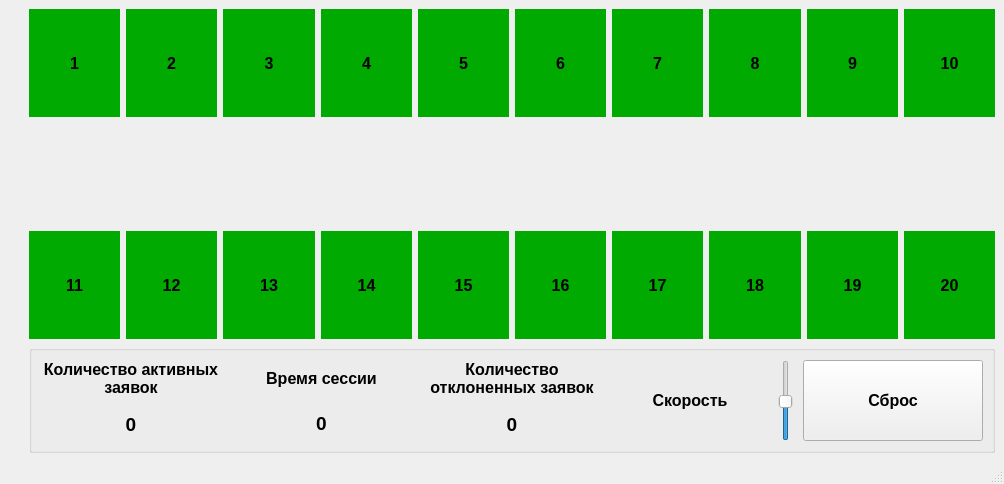
<?xml version="1.0" encoding="UTF-8"?>
<ui version="4.0">
 <class>MainWindow</class>
 <widget class="QMainWindow" name="MainWindow">
  <property name="geometry">
   <rect>
    <x>0</x>
    <y>0</y>
    <width>1004</width>
    <height>484</height>
   </rect>
  </property>
  <property name="windowTitle">
   <string>MainWindow</string>
  </property>
  <widget class="QWidget" name="centralwidget">
   <property name="enabled">
    <bool>true</bool>
   </property>
   <layout class="QGridLayout" name="gridLayout_3">
    <item row="2" column="1">
     <layout class="QGridLayout" name="gridLayout_2">
      <item row="0" column="9">
       <widget class="QLabel" name="label_20">
        <property name="font">
         <font>
          <pointsize>12</pointsize>
          <weight>75</weight>
          <bold>true</bold>
         </font>
        </property>
        <property name="styleSheet">
         <string notr="true">background-color: rgb(0, 170, 0);
background-color: qlineargradient(spread:pad, x1:0, y1:0, x2:0, y2:1, stop:0 rgba(255, 0, 0, 255), stop:0.339795 rgba(255, 0, 0, 255), stop:0.339799 rgba(255, 255, 255, 255), stop:0.662444 rgba(255, 255, 255, 255), stop:0.662469 rgba(0, 0, 255, 255), stop:1 rgba(0, 0, 255, 255));
background-color: rgb(0, 170, 0);</string>
        </property>
        <property name="text">
         <string>20</string>
        </property>
        <property name="alignment">
         <set>Qt::AlignCenter</set>
        </property>
       </widget>
      </item>
      <item row="0" column="5">
       <widget class="QLabel" name="label_16">
        <property name="font">
         <font>
          <pointsize>12</pointsize>
          <weight>75</weight>
          <bold>true</bold>
         </font>
        </property>
        <property name="styleSheet">
         <string notr="true">background-color: rgb(0, 170, 0);
background-color: qlineargradient(spread:pad, x1:0, y1:0, x2:0, y2:1, stop:0 rgba(255, 0, 0, 255), stop:0.339795 rgba(255, 0, 0, 255), stop:0.339799 rgba(255, 255, 255, 255), stop:0.662444 rgba(255, 255, 255, 255), stop:0.662469 rgba(0, 0, 255, 255), stop:1 rgba(0, 0, 255, 255));
background-color: rgb(0, 170, 0);</string>
        </property>
        <property name="text">
         <string>16</string>
        </property>
        <property name="alignment">
         <set>Qt::AlignCenter</set>
        </property>
       </widget>
      </item>
      <item row="0" column="2">
       <widget class="QLabel" name="label_13">
        <property name="font">
         <font>
          <pointsize>12</pointsize>
          <weight>75</weight>
          <bold>true</bold>
         </font>
        </property>
        <property name="styleSheet">
         <string notr="true">background-color: rgb(0, 170, 0);
background-color: qlineargradient(spread:pad, x1:0, y1:0, x2:0, y2:1, stop:0 rgba(255, 0, 0, 255), stop:0.339795 rgba(255, 0, 0, 255), stop:0.339799 rgba(255, 255, 255, 255), stop:0.662444 rgba(255, 255, 255, 255), stop:0.662469 rgba(0, 0, 255, 255), stop:1 rgba(0, 0, 255, 255));
background-color: rgb(0, 170, 0);</string>
        </property>
        <property name="text">
         <string>13</string>
        </property>
        <property name="alignment">
         <set>Qt::AlignCenter</set>
        </property>
       </widget>
      </item>
      <item row="0" column="0">
       <widget class="QLabel" name="label_11">
        <property name="font">
         <font>
          <pointsize>12</pointsize>
          <weight>75</weight>
          <bold>true</bold>
         </font>
        </property>
        <property name="styleSheet">
         <string notr="true">background-color: rgb(0, 170, 0);
background-color: qlineargradient(spread:pad, x1:0, y1:0, x2:0, y2:1, stop:0 rgba(255, 0, 0, 255), stop:0.339795 rgba(255, 0, 0, 255), stop:0.339799 rgba(255, 255, 255, 255), stop:0.662444 rgba(255, 255, 255, 255), stop:0.662469 rgba(0, 0, 255, 255), stop:1 rgba(0, 0, 255, 255));
background-color: rgb(0, 170, 0);</string>
        </property>
        <property name="text">
         <string>11</string>
        </property>
        <property name="alignment">
         <set>Qt::AlignCenter</set>
        </property>
       </widget>
      </item>
      <item row="0" column="3">
       <widget class="QLabel" name="label_14">
        <property name="font">
         <font>
          <pointsize>12</pointsize>
          <weight>75</weight>
          <bold>true</bold>
         </font>
        </property>
        <property name="styleSheet">
         <string notr="true">background-color: rgb(0, 170, 0);
background-color: qlineargradient(spread:pad, x1:0, y1:0, x2:0, y2:1, stop:0 rgba(255, 0, 0, 255), stop:0.339795 rgba(255, 0, 0, 255), stop:0.339799 rgba(255, 255, 255, 255), stop:0.662444 rgba(255, 255, 255, 255), stop:0.662469 rgba(0, 0, 255, 255), stop:1 rgba(0, 0, 255, 255));
background-color: rgb(0, 170, 0);</string>
        </property>
        <property name="text">
         <string>14</string>
        </property>
        <property name="alignment">
         <set>Qt::AlignCenter</set>
        </property>
       </widget>
      </item>
      <item row="0" column="8">
       <widget class="QLabel" name="label_19">
        <property name="font">
         <font>
          <pointsize>12</pointsize>
          <weight>75</weight>
          <bold>true</bold>
         </font>
        </property>
        <property name="styleSheet">
         <string notr="true">background-color: rgb(0, 170, 0);
background-color: qlineargradient(spread:pad, x1:0, y1:0, x2:0, y2:1, stop:0 rgba(255, 0, 0, 255), stop:0.339795 rgba(255, 0, 0, 255), stop:0.339799 rgba(255, 255, 255, 255), stop:0.662444 rgba(255, 255, 255, 255), stop:0.662469 rgba(0, 0, 255, 255), stop:1 rgba(0, 0, 255, 255));
background-color: rgb(0, 170, 0);</string>
        </property>
        <property name="text">
         <string>19</string>
        </property>
        <property name="alignment">
         <set>Qt::AlignCenter</set>
        </property>
       </widget>
      </item>
      <item row="0" column="4">
       <widget class="QLabel" name="label_15">
        <property name="font">
         <font>
          <pointsize>12</pointsize>
          <weight>75</weight>
          <bold>true</bold>
         </font>
        </property>
        <property name="styleSheet">
         <string notr="true">background-color: rgb(0, 170, 0);
background-color: qlineargradient(spread:pad, x1:0, y1:0, x2:0, y2:1, stop:0 rgba(255, 0, 0, 255), stop:0.339795 rgba(255, 0, 0, 255), stop:0.339799 rgba(255, 255, 255, 255), stop:0.662444 rgba(255, 255, 255, 255), stop:0.662469 rgba(0, 0, 255, 255), stop:1 rgba(0, 0, 255, 255));
background-color: rgb(0, 170, 0);</string>
        </property>
        <property name="text">
         <string>15</string>
        </property>
        <property name="alignment">
         <set>Qt::AlignCenter</set>
        </property>
       </widget>
      </item>
      <item row="0" column="1">
       <widget class="QLabel" name="label_12">
        <property name="font">
         <font>
          <pointsize>12</pointsize>
          <weight>75</weight>
          <bold>true</bold>
         </font>
        </property>
        <property name="styleSheet">
         <string notr="true">background-color: rgb(0, 170, 0);
background-color: qlineargradient(spread:pad, x1:0, y1:0, x2:0, y2:1, stop:0 rgba(255, 0, 0, 255), stop:0.339795 rgba(255, 0, 0, 255), stop:0.339799 rgba(255, 255, 255, 255), stop:0.662444 rgba(255, 255, 255, 255), stop:0.662469 rgba(0, 0, 255, 255), stop:1 rgba(0, 0, 255, 255));
background-color: rgb(0, 170, 0);</string>
        </property>
        <property name="text">
         <string>12</string>
        </property>
        <property name="alignment">
         <set>Qt::AlignCenter</set>
        </property>
       </widget>
      </item>
      <item row="0" column="6">
       <widget class="QLabel" name="label_17">
        <property name="font">
         <font>
          <pointsize>12</pointsize>
          <weight>75</weight>
          <bold>true</bold>
         </font>
        </property>
        <property name="styleSheet">
         <string notr="true">background-color: rgb(0, 170, 0);
background-color: qlineargradient(spread:pad, x1:0, y1:0, x2:0, y2:1, stop:0 rgba(255, 0, 0, 255), stop:0.339795 rgba(255, 0, 0, 255), stop:0.339799 rgba(255, 255, 255, 255), stop:0.662444 rgba(255, 255, 255, 255), stop:0.662469 rgba(0, 0, 255, 255), stop:1 rgba(0, 0, 255, 255));
background-color: rgb(0, 170, 0);</string>
        </property>
        <property name="text">
         <string>17</string>
        </property>
        <property name="alignment">
         <set>Qt::AlignCenter</set>
        </property>
       </widget>
      </item>
      <item row="0" column="7">
       <widget class="QLabel" name="label_18">
        <property name="font">
         <font>
          <pointsize>12</pointsize>
          <weight>75</weight>
          <bold>true</bold>
         </font>
        </property>
        <property name="styleSheet">
         <string notr="true">background-color: rgb(0, 170, 0);
background-color: qlineargradient(spread:pad, x1:0, y1:0, x2:0, y2:1, stop:0 rgba(255, 0, 0, 255), stop:0.339795 rgba(255, 0, 0, 255), stop:0.339799 rgba(255, 255, 255, 255), stop:0.662444 rgba(255, 255, 255, 255), stop:0.662469 rgba(0, 0, 255, 255), stop:1 rgba(0, 0, 255, 255));
background-color: rgb(0, 170, 0);</string>
        </property>
        <property name="text">
         <string>18</string>
        </property>
        <property name="alignment">
         <set>Qt::AlignCenter</set>
        </property>
       </widget>
      </item>
     </layout>
    </item>
    <item row="0" column="1">
     <layout class="QGridLayout" name="gridLayout_1">
      <item row="0" column="6">
       <widget class="QLabel" name="label_7">
        <property name="font">
         <font>
          <pointsize>12</pointsize>
          <weight>75</weight>
          <bold>true</bold>
         </font>
        </property>
        <property name="styleSheet">
         <string notr="true">background-color: rgb(0, 170, 0);
background-color: qlineargradient(spread:pad, x1:0, y1:0, x2:0, y2:1, stop:0 rgba(255, 0, 0, 255), stop:0.339795 rgba(255, 0, 0, 255), stop:0.339799 rgba(255, 255, 255, 255), stop:0.662444 rgba(255, 255, 255, 255), stop:0.662469 rgba(0, 0, 255, 255), stop:1 rgba(0, 0, 255, 255));
background-color: rgb(0, 170, 0);</string>
        </property>
        <property name="text">
         <string>7</string>
        </property>
        <property name="alignment">
         <set>Qt::AlignCenter</set>
        </property>
       </widget>
      </item>
      <item row="0" column="0">
       <widget class="QLabel" name="label_1">
        <property name="font">
         <font>
          <pointsize>12</pointsize>
          <weight>75</weight>
          <bold>true</bold>
         </font>
        </property>
        <property name="styleSheet">
         <string notr="true">background-color: rgb(0, 170, 0);
background-color: qlineargradient(spread:pad, x1:0, y1:0, x2:0, y2:1, stop:0 rgba(255, 0, 0, 255), stop:0.339795 rgba(255, 0, 0, 255), stop:0.339799 rgba(255, 255, 255, 255), stop:0.662444 rgba(255, 255, 255, 255), stop:0.662469 rgba(0, 0, 255, 255), stop:1 rgba(0, 0, 255, 255));
background-color: rgb(0, 170, 0);</string>
        </property>
        <property name="text">
         <string>1</string>
        </property>
        <property name="alignment">
         <set>Qt::AlignCenter</set>
        </property>
       </widget>
      </item>
      <item row="0" column="1">
       <widget class="QLabel" name="label_2">
        <property name="font">
         <font>
          <pointsize>12</pointsize>
          <weight>75</weight>
          <bold>true</bold>
         </font>
        </property>
        <property name="styleSheet">
         <string notr="true">background-color: rgb(0, 170, 0);
background-color: qlineargradient(spread:pad, x1:0, y1:0, x2:0, y2:1, stop:0 rgba(255, 0, 0, 255), stop:0.339795 rgba(255, 0, 0, 255), stop:0.339799 rgba(255, 255, 255, 255), stop:0.662444 rgba(255, 255, 255, 255), stop:0.662469 rgba(0, 0, 255, 255), stop:1 rgba(0, 0, 255, 255));
background-color: rgb(0, 170, 0);</string>
        </property>
        <property name="text">
         <string>2</string>
        </property>
        <property name="alignment">
         <set>Qt::AlignCenter</set>
        </property>
       </widget>
      </item>
      <item row="0" column="3">
       <widget class="QLabel" name="label_4">
        <property name="font">
         <font>
          <pointsize>12</pointsize>
          <weight>75</weight>
          <bold>true</bold>
         </font>
        </property>
        <property name="styleSheet">
         <string notr="true">background-color: rgb(0, 170, 0);
background-color: qlineargradient(spread:pad, x1:0, y1:0, x2:0, y2:1, stop:0 rgba(255, 0, 0, 255), stop:0.339795 rgba(255, 0, 0, 255), stop:0.339799 rgba(255, 255, 255, 255), stop:0.662444 rgba(255, 255, 255, 255), stop:0.662469 rgba(0, 0, 255, 255), stop:1 rgba(0, 0, 255, 255));
background-color: rgb(0, 170, 0);</string>
        </property>
        <property name="text">
         <string>4</string>
        </property>
        <property name="alignment">
         <set>Qt::AlignCenter</set>
        </property>
       </widget>
      </item>
      <item row="0" column="4">
       <widget class="QLabel" name="label_5">
        <property name="font">
         <font>
          <pointsize>12</pointsize>
          <weight>75</weight>
          <bold>true</bold>
         </font>
        </property>
        <property name="styleSheet">
         <string notr="true">background-color: rgb(0, 170, 0);
background-color: qlineargradient(spread:pad, x1:0, y1:0, x2:0, y2:1, stop:0 rgba(255, 0, 0, 255), stop:0.339795 rgba(255, 0, 0, 255), stop:0.339799 rgba(255, 255, 255, 255), stop:0.662444 rgba(255, 255, 255, 255), stop:0.662469 rgba(0, 0, 255, 255), stop:1 rgba(0, 0, 255, 255));
background-color: rgb(0, 170, 0);</string>
        </property>
        <property name="text">
         <string>5</string>
        </property>
        <property name="alignment">
         <set>Qt::AlignCenter</set>
        </property>
       </widget>
      </item>
      <item row="0" column="2">
       <widget class="QLabel" name="label_3">
        <property name="font">
         <font>
          <pointsize>12</pointsize>
          <weight>75</weight>
          <bold>true</bold>
         </font>
        </property>
        <property name="styleSheet">
         <string notr="true">background-color: rgb(0, 170, 0);
background-color: qlineargradient(spread:pad, x1:0, y1:0, x2:0, y2:1, stop:0 rgba(255, 0, 0, 255), stop:0.339795 rgba(255, 0, 0, 255), stop:0.339799 rgba(255, 255, 255, 255), stop:0.662444 rgba(255, 255, 255, 255), stop:0.662469 rgba(0, 0, 255, 255), stop:1 rgba(0, 0, 255, 255));
background-color: rgb(0, 170, 0);</string>
        </property>
        <property name="text">
         <string>3</string>
        </property>
        <property name="alignment">
         <set>Qt::AlignCenter</set>
        </property>
       </widget>
      </item>
      <item row="0" column="7">
       <widget class="QLabel" name="label_8">
        <property name="font">
         <font>
          <pointsize>12</pointsize>
          <weight>75</weight>
          <bold>true</bold>
         </font>
        </property>
        <property name="styleSheet">
         <string notr="true">background-color: rgb(0, 170, 0);
background-color: qlineargradient(spread:pad, x1:0, y1:0, x2:0, y2:1, stop:0 rgba(255, 0, 0, 255), stop:0.339795 rgba(255, 0, 0, 255), stop:0.339799 rgba(255, 255, 255, 255), stop:0.662444 rgba(255, 255, 255, 255), stop:0.662469 rgba(0, 0, 255, 255), stop:1 rgba(0, 0, 255, 255));
background-color: rgb(0, 170, 0);</string>
        </property>
        <property name="text">
         <string>8</string>
        </property>
        <property name="alignment">
         <set>Qt::AlignCenter</set>
        </property>
       </widget>
      </item>
      <item row="0" column="8">
       <widget class="QLabel" name="label_9">
        <property name="font">
         <font>
          <pointsize>12</pointsize>
          <weight>75</weight>
          <bold>true</bold>
         </font>
        </property>
        <property name="styleSheet">
         <string notr="true">background-color: rgb(0, 170, 0);
background-color: qlineargradient(spread:pad, x1:0, y1:0, x2:0, y2:1, stop:0 rgba(255, 0, 0, 255), stop:0.339795 rgba(255, 0, 0, 255), stop:0.339799 rgba(255, 255, 255, 255), stop:0.662444 rgba(255, 255, 255, 255), stop:0.662469 rgba(0, 0, 255, 255), stop:1 rgba(0, 0, 255, 255));
background-color: rgb(0, 170, 0);</string>
        </property>
        <property name="text">
         <string>9</string>
        </property>
        <property name="alignment">
         <set>Qt::AlignCenter</set>
        </property>
       </widget>
      </item>
      <item row="0" column="5">
       <widget class="QLabel" name="label_6">
        <property name="font">
         <font>
          <pointsize>12</pointsize>
          <weight>75</weight>
          <bold>true</bold>
         </font>
        </property>
        <property name="styleSheet">
         <string notr="true">background-color: rgb(0, 170, 0);
background-color: qlineargradient(spread:pad, x1:0, y1:0, x2:0, y2:1, stop:0 rgba(255, 0, 0, 255), stop:0.339795 rgba(255, 0, 0, 255), stop:0.339799 rgba(255, 255, 255, 255), stop:0.662444 rgba(255, 255, 255, 255), stop:0.662469 rgba(0, 0, 255, 255), stop:1 rgba(0, 0, 255, 255));
background-color: rgb(0, 170, 0);</string>
        </property>
        <property name="text">
         <string>6</string>
        </property>
        <property name="alignment">
         <set>Qt::AlignCenter</set>
        </property>
       </widget>
      </item>
      <item row="0" column="9">
       <widget class="QLabel" name="label_10">
        <property name="font">
         <font>
          <pointsize>12</pointsize>
          <weight>75</weight>
          <bold>true</bold>
         </font>
        </property>
        <property name="styleSheet">
         <string notr="true">background-color: rgb(0, 170, 0);
background-color: qlineargradient(spread:pad, x1:0, y1:0, x2:0, y2:1, stop:0 rgba(255, 0, 0, 255), stop:0.339795 rgba(255, 0, 0, 255), stop:0.339799 rgba(255, 255, 255, 255), stop:0.662444 rgba(255, 255, 255, 255), stop:0.662469 rgba(0, 0, 255, 255), stop:1 rgba(0, 0, 255, 255));
background-color: rgb(0, 170, 0);</string>
        </property>
        <property name="text">
         <string>10</string>
        </property>
        <property name="alignment">
         <set>Qt::AlignCenter</set>
        </property>
       </widget>
      </item>
     </layout>
    </item>
    <item row="3" column="1">
     <widget class="QGroupBox" name="horizontalGroupBox">
      <layout class="QHBoxLayout" name="horizontalLayout">
       <property name="spacing">
        <number>10</number>
       </property>
       <property name="sizeConstraint">
        <enum>QLayout::SetDefaultConstraint</enum>
       </property>
       <item>
        <layout class="QVBoxLayout" name="verticalLayout_2">
         <item>
          <widget class="QLabel" name="label_active_app">
           <property name="font">
            <font>
             <pointsize>12</pointsize>
             <weight>75</weight>
             <bold>true</bold>
             <underline>false</underline>
             <strikeout>false</strikeout>
            </font>
           </property>
           <property name="text">
            <string>Количество активных заявок</string>
           </property>
           <property name="alignment">
            <set>Qt::AlignCenter</set>
           </property>
           <property name="wordWrap">
            <bool>true</bool>
           </property>
          </widget>
         </item>
         <item>
          <widget class="QLabel" name="label_cnt_active_app">
           <property name="font">
            <font>
             <pointsize>14</pointsize>
             <weight>75</weight>
             <bold>true</bold>
            </font>
           </property>
           <property name="text">
            <string>0</string>
           </property>
           <property name="alignment">
            <set>Qt::AlignCenter</set>
           </property>
          </widget>
         </item>
        </layout>
       </item>
       <item>
        <layout class="QVBoxLayout" name="verticalLayout">
         <item>
          <widget class="QLabel" name="label_timestamp">
           <property name="font">
            <font>
             <pointsize>12</pointsize>
             <weight>75</weight>
             <bold>true</bold>
            </font>
           </property>
           <property name="text">
            <string>Время сессии</string>
           </property>
           <property name="alignment">
            <set>Qt::AlignCenter</set>
           </property>
           <property name="wordWrap">
            <bool>true</bool>
           </property>
          </widget>
         </item>
         <item>
          <widget class="QLabel" name="label_cnt_timestamp">
           <property name="font">
            <font>
             <pointsize>14</pointsize>
             <weight>75</weight>
             <bold>true</bold>
            </font>
           </property>
           <property name="text">
            <string>0</string>
           </property>
           <property name="alignment">
            <set>Qt::AlignCenter</set>
           </property>
          </widget>
         </item>
        </layout>
       </item>
       <item>
        <layout class="QVBoxLayout" name="verticalLayout_3">
         <item>
          <widget class="QLabel" name="label_rej_app">
           <property name="font">
            <font>
             <pointsize>12</pointsize>
             <weight>75</weight>
             <bold>true</bold>
            </font>
           </property>
           <property name="text">
            <string>Количество отклоненных заявок</string>
           </property>
           <property name="scaledContents">
            <bool>false</bool>
           </property>
           <property name="alignment">
            <set>Qt::AlignCenter</set>
           </property>
           <property name="wordWrap">
            <bool>true</bool>
           </property>
          </widget>
         </item>
         <item>
          <widget class="QLabel" name="label_cnt_rej_app">
           <property name="font">
            <font>
             <pointsize>14</pointsize>
             <weight>75</weight>
             <bold>true</bold>
            </font>
           </property>
           <property name="text">
            <string>0</string>
           </property>
           <property name="alignment">
            <set>Qt::AlignCenter</set>
           </property>
          </widget>
         </item>
        </layout>
       </item>
       <item>
        <layout class="QHBoxLayout" name="horizontalLayout_3">
         <item>
          <widget class="QLabel" name="label_speed">
           <property name="font">
            <font>
             <pointsize>12</pointsize>
             <weight>75</weight>
             <bold>true</bold>
             <strikeout>false</strikeout>
             <kerning>true</kerning>
            </font>
           </property>
           <property name="text">
            <string>Скорость</string>
           </property>
           <property name="scaledContents">
            <bool>false</bool>
           </property>
           <property name="alignment">
            <set>Qt::AlignCenter</set>
           </property>
          </widget>
         </item>
         <item>
          <widget class="QSlider" name="verticalSlider">
           <property name="sizePolicy">
            <sizepolicy hsizetype="Maximum" vsizetype="Ignored">
             <horstretch>0</horstretch>
             <verstretch>0</verstretch>
            </sizepolicy>
           </property>
           <property name="minimum">
            <number>50</number>
           </property>
           <property name="maximum">
            <number>2000</number>
           </property>
           <property name="value">
            <number>1000</number>
           </property>
           <property name="tracking">
            <bool>true</bool>
           </property>
           <property name="orientation">
            <enum>Qt::Vertical</enum>
           </property>
           <property name="tickPosition">
            <enum>QSlider::NoTicks</enum>
           </property>
           <property name="tickInterval">
            <number>100</number>
           </property>
          </widget>
         </item>
        </layout>
       </item>
       <item>
        <widget class="QPushButton" name="pushButton_reset">
         <property name="sizePolicy">
          <sizepolicy hsizetype="Minimum" vsizetype="Fixed">
           <horstretch>0</horstretch>
           <verstretch>0</verstretch>
          </sizepolicy>
         </property>
         <property name="minimumSize">
          <size>
           <width>50</width>
           <height>50</height>
          </size>
         </property>
         <property name="maximumSize">
          <size>
           <width>200</width>
           <height>100</height>
          </size>
         </property>
         <property name="font">
          <font>
           <pointsize>12</pointsize>
           <weight>75</weight>
           <bold>true</bold>
          </font>
         </property>
         <property name="text">
          <string>Сброс</string>
         </property>
        </widget>
       </item>
      </layout>
     </widget>
    </item>
    <item row="0" column="0" rowspan="4">
     <spacer name="verticalSpacer">
      <property name="orientation">
       <enum>Qt::Vertical</enum>
      </property>
      <property name="sizeHint" stdset="0">
       <size>
        <width>20</width>
        <height>40</height>
       </size>
      </property>
     </spacer>
    </item>
    <item row="1" column="1">
     <spacer name="horizontalSpacer">
      <property name="orientation">
       <enum>Qt::Horizontal</enum>
      </property>
      <property name="sizeHint" stdset="0">
       <size>
        <width>40</width>
        <height>20</height>
       </size>
      </property>
     </spacer>
    </item>
   </layout>
  </widget>
  <widget class="QMenuBar" name="menubar">
   <property name="geometry">
    <rect>
     <x>0</x>
     <y>0</y>
     <width>1004</width>
     <height>26</height>
    </rect>
   </property>
  </widget>
  <widget class="QStatusBar" name="statusbar"/>
 </widget>
 <resources/>
 <connections/>
</ui>
